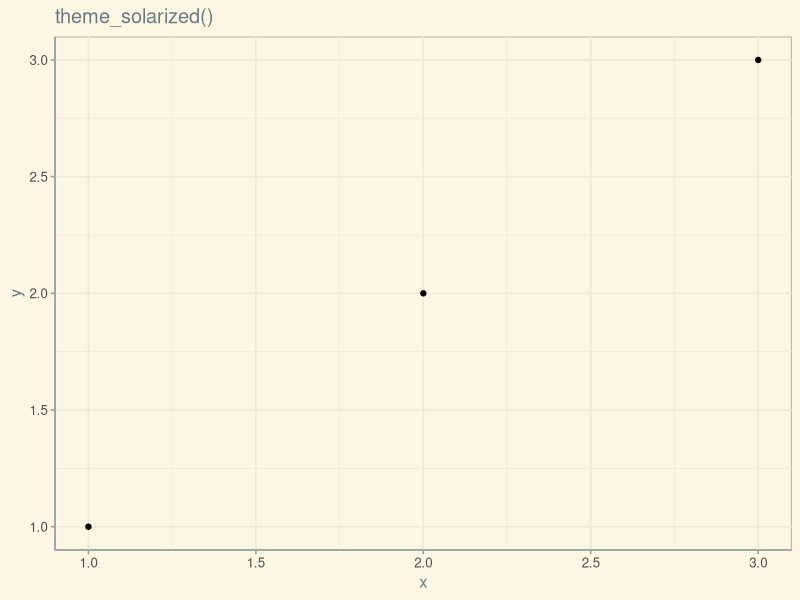

Reproduce this figure in R.
library(ggplot2)
library(ggthemes)
df <- data.frame(x = 1:3, y = 1:3)
base <- ggplot(df, aes(x, y)) + geom_point()
#base + theme_tufte() + ggtitle("theme_tufte()")
base + theme_solarized() + ggtitle("theme_solarized()")
#base + theme_excel() + ggtitle("theme_excel()")
